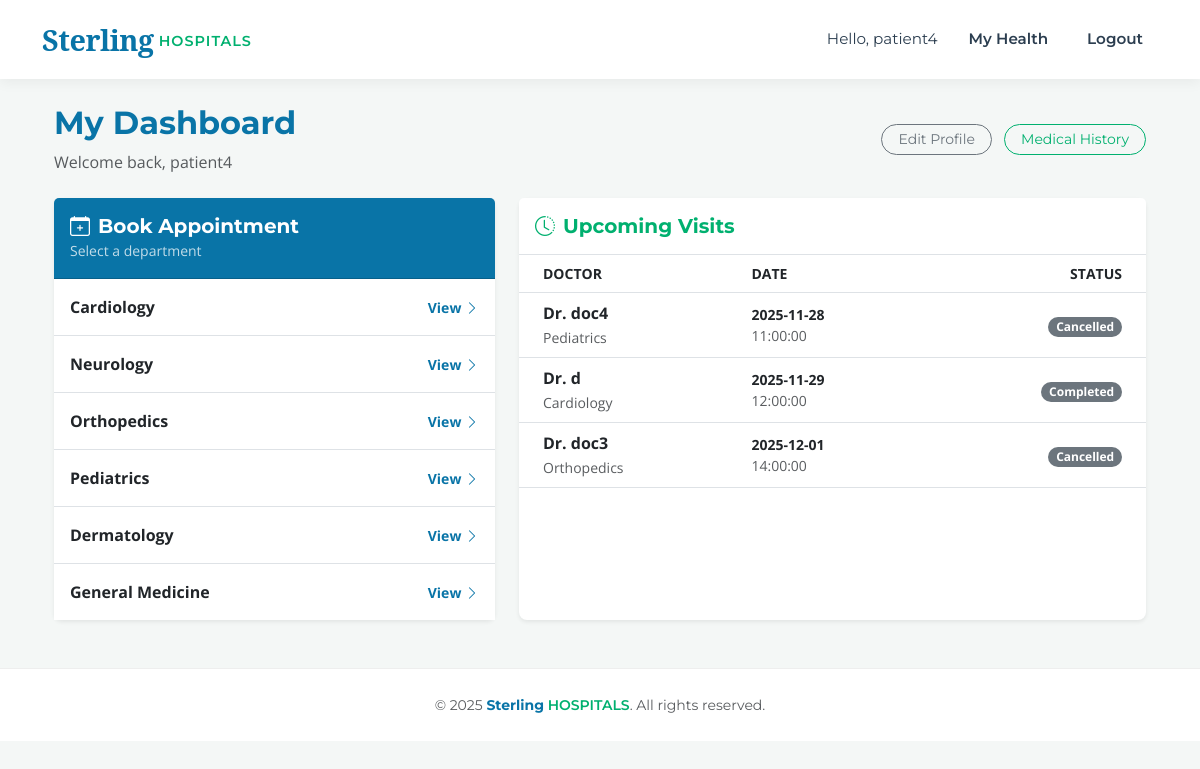
The page /patient_dashboard (signed in) on the database its author committed.
### models.py (models this page shows)
class User(db.Model, UserMixin):
    __tablename__ = 'users'
    id = db.Column(db.Integer, primary_key=True)
    username = db.Column(db.String(100), unique=True, nullable=False)
    email = db.Column(db.String(120), unique=True, nullable=False)
    password = db.Column(db.String(200), nullable=False)
    role = db.Column(db.String(20), nullable=False)  # admin, doctor, patient
    phone_number = db.Column(db.String(15), nullable=True)
    is_active_user = db.Column(db.Boolean, default=True)
    department_id = db.Column(db.Integer, db.ForeignKey('departments.id'), nullable=True)
    doctor_appointments = db.relationship('Appointment', foreign_keys='Appointment.doctor_id', backref='doctor_ref', lazy=True)
    patient_appointments = db.relationship('Appointment', foreign_keys='Appointment.patient_id', backref='patient_ref', lazy=True)

class Department(db.Model):
    __tablename__ = 'departments'
    id = db.Column(db.Integer, primary_key=True)
    name = db.Column(db.String(100), unique=True, nullable=False)
    description = db.Column(db.Text, nullable=True)
    doctors = db.relationship('User', backref='department', lazy=True)

class Appointment(db.Model):
    __tablename__ = 'appointments'
    id = db.Column(db.Integer, primary_key=True)
    patient_id = db.Column(db.Integer, db.ForeignKey('users.id'), nullable=False)
    doctor_id = db.Column(db.Integer, db.ForeignKey('users.id'), nullable=False)
    appointment_date = db.Column(db.Date, nullable=False)
    appointment_time = db.Column(db.Time, nullable=False)
    status = db.Column(db.String(20), default='Pending')
    treatment = db.relationship('Treatment', backref='appointment', uselist=False, lazy=True)
    created_at = db.Column(db.DateTime, default=datetime.utcnow)

### app.py (the view)
@app.route('/patient_dashboard')
@login_required
def patient_dashboard():
    if current_user.role != 'patient': return redirect(url_for('index'))
    my_appts = Appointment.query.filter_by(patient_id=current_user.id).all()
    return render_template('patient_dashboard.html', departments=Department.query.all(), appointments=my_appts)

### app.py (called while the page is built)
@login_manager.user_loader
def load_user(user_id):
    return db.session.get(User, int(user_id))

### templates/patient_dashboard.html
{% extends "base.html" %}
{% block content %}
<div class="container mt-4">
    <div class="d-flex justify-content-between align-items-center mb-4">
        <div>
            <h2 class="text-primary fw-bold">My Dashboard</h2>
            <p class="text-muted mb-0">Welcome back, {{ current_user.username }}</p>
        </div>
        <div>
            <a href="{{ url_for('edit_user', user_id=current_user.id) }}" class="btn btn-outline-secondary btn-sm rounded-pill px-3">
                Edit Profile
            </a>
            <a href="{{ url_for('patient_history', patient_id=current_user.id) }}" class="btn btn-outline-success btn-sm rounded-pill px-3 ms-2">
                Medical History
            </a>
        </div>
    </div>
    <div class="row g-4">
        <div class="col-md-5">
            <div class="card h-100 shadow-sm border-0">
                <div class="card-header bg-primary text-white py-3">
                    <h5 class="fw-bold mb-0"><i class="bi bi-calendar-plus me-2"></i>Book Appointment</h5>
                    <small class="opacity-75">Select a department</small>
                </div>
                <div class="card-body p-0">
                    <div class="list-group list-group-flush">
                        {% for dept in departments %}
                        <a href="{{ url_for('department_details', department_id=dept.id) }}" class="list-group-item list-group-item-action p-3 d-flex justify-content-between align-items-center">
                            <span class="fw-bold text-dark">{{ dept.name }}</span>
                            <span class="text-primary small fw-bold">View <i class="bi bi-chevron-right"></i></span>
                        </a>
                        {% else %}
                        <div class="p-4 text-center text-muted">
                            No departments available.
                        </div>
                        {% endfor %}
                    </div>
                </div>
            </div>
        </div>
        <div class="col-md-7">
            <div class="card h-100 shadow-sm border-0">
                <div class="card-header bg-white py-3 border-bottom">
                    <h5 class="fw-bold text-success mb-0"><i class="bi bi-clock-history me-2"></i>Upcoming Visits</h5>
                </div>
                <div class="card-body p-0">
                    <div class="table-responsive">
                        <table class="table table-hover align-middle mb-0">
                            <thead class="bg-light text-muted small text-uppercase">
                                <tr>
                                    <th class="ps-4">Doctor</th>
                                    <th>Date</th>
                                    <th class="text-end pe-4">Status</th>
                                </tr>
                            </thead>
                            <tbody>
                                {% for appt in appointments %}
                                <tr>
                                    <td class="ps-4">
                                        <div class="fw-bold text-dark">Dr. {{ appt.doctor_ref.username }}</div>
                                        <small class="text-muted">{{ appt.doctor_ref.department.name }}</small>
                                    </td>
                                    <td>
                                        <div class="small fw-bold">{{ appt.appointment_date }}</div>
                                        <div class="small text-muted">{{ appt.appointment_time }}</div>
                                    </td>
                                    <td class="text-end pe-4">
                                        {% if appt.status == 'Scheduled' %}
                                            <a href="{{ url_for('reschedule_appointment', appointment_id=appt.id) }}"
                                               class="btn btn-sm btn-outline-primary rounded-pill px-3 me-2">
                                                Reschedule
                                            </a>
                                            <a href="{{ url_for('cancel_appointment', appointment_id=appt.id) }}"
                                               class="btn btn-sm btn-outline-danger rounded-pill px-3"
                                               onclick="return confirm('Are you sure you want to cancel this appointment?')">
                                                Cancel
                                            </a>
                                        {% else %}
                                            <span class="badge bg-secondary rounded-pill">{{ appt.status }}</span>
                                        {% endif %}
                                    </td>
                                </tr>
                                {% else %}
                                <tr>
                                    <td colspan="3" class="text-center py-5 text-muted">
                                        No upcoming appointments.
                                    </td>
                                </tr>
                                {% endfor %}
                            </tbody>
                        </table>
                    </div>
                </div>
            </div>
        </div>
    </div>
</div>
{% endblock %}

### templates/base.html (shortened to what this page needs)
<!DOCTYPE html>
<html lang="en">
<head>
    <link href="https://cdn.jsdelivr.net/npm/bootstrap@5.3.0/dist/css/bootstrap.min.css" rel="stylesheet">
    <link rel="stylesheet" href="https://cdn.jsdelivr.net/npm/bootstrap-icons@1.11.1/font/bootstrap-icons.css">
    <link rel="stylesheet" href="{{ url_for('static', filename='css/style.css') }}">
</head>
<body>
    <nav class="navbar navbar-expand-lg navbar-light fixed-top">
        <div class="container">
            <a class="navbar-brand" href="{{ url_for('index') }}">
                <span class="brand-sterling">Sterling</span>
                <span class="brand-hospitals">HOSPITALS</span>
            </a>
            <div class="collapse navbar-collapse" id="navbarNav">
                <ul class="navbar-nav ms-auto align-items-center">
                    {% if current_user.is_authenticated %}
                        <li class="nav-item">
                            <span class="nav-link text-muted" style="font-weight: 400;">Hello, {{ current_user.username }}</span>
                        </li>
                        <li class="nav-item">
                            {% if current_user.role == 'admin' %}
                                <a class="nav-link" href="{{ url_for('admin_dashboard') }}">Admin Dashboard</a>
                            {% elif current_user.role == 'doctor' %}
                                <a class="nav-link" href="{{ url_for('doctor_dashboard') }}">Doctor Panel</a>
                            {% else %}
                                <a class="nav-link" href="{{ url_for('patient_dashboard') }}">My Health</a>
                            {% endif %}
                        </li>
                        <li class="nav-item">
                            <a class="nav-link btn btn-danger text-white btn-sm ms-3" style="border-radius: 4px; padding: 6px 15px;" href="{{ url_for('logout') }}">Logout</a>
                        </li>
                    {% endif %}
                </ul>
            </div>
        </div>
    </nav>
    <div style="height: 80px;"></div>
    <div class="container mt-4 mb-5">
        {% block content %}{% endblock %}
    </div>
    <footer class="text-center text-muted py-4 mt-auto">
        <div class="container">
            <small>&copy; 2025 <span style="color: var(--brand-blue); font-weight:700;">Sterling</span> <span style="color: var(--brand-green); font-weight:600;">HOSPITALS</span>. All rights reserved.</small>
        </div>
    </footer>
</body>
</html>

### static/css/style.css (style rules this page uses)
:root { --brand-blue: #0974A7; --brand-dark-blue: #015890; --brand-green: #00B06F; --brand-dark-green:#008f5a; --brand-dark: #2c3e50; --brand-warning: #FAD10A; --brand-bg-soft: #f4f7f6; --font-primary: "Montserrat", sans-serif; --font-serif: "Noto Serif", serif; --font-text: "Open Sans", sans-serif; }
body { font-family: var(--font-text); background-color: var(--brand-bg-soft); color: #333; }
h1, h2, h3, h4, h5, h6, .btn, .navbar-brand, .nav-link, footer { font-family: var(--font-primary); }
.navbar { background-color: white !important; box-shadow: 0 4px 12px rgba(0,0,0,0.05); padding: 0.8rem 0; }
.navbar-brand { display: flex; align-items: center; text-decoration: none; }
.brand-sterling { font-family: var(--font-serif); color: var(--brand-blue); font-weight: 700; font-size: 1.8rem; letter-spacing: -0.5px; }
.brand-hospitals { font-family: var(--font-primary); color: var(--brand-green); font-weight: 600; font-size: 0.9rem; text-transform: uppercase; letter-spacing: 1px; margin-left: 5px; padding-top: 5px; }
.nav-link { color: var(--brand-dark) !important; font-weight: 600; font-size: 0.95rem; margin-left: 15px; transition: color 0.3s ease; }
.text-primary { color: var(--brand-blue) !important; }
.bg-primary { background-color: var(--brand-blue) !important; color: white !important; }
.text-success { color: var(--brand-green) !important; }
.btn-outline-success { color: var(--brand-green); border-color: var(--brand-green); }
.card { border: none; border-radius: 8px; box-shadow: 0 4px 6px rgba(0,0,0,0.05); }
footer { background-color: white; border-top: 1px solid #eee; }

### rows shown on the page
User: username "patient4"
Department: name "Cardiology"
Department: name "Neurology"
Department: name "Orthopedics"
Department: name "Pediatrics"
Department: name "Dermatology"
Department: name "General Medicine"
Appointment: doctor_ref.username "doc4", doctor_ref.department.name "Pediatrics", appointment_date "2025-11-28", appointment_time "11:00:00", status "Cancelled"
Appointment: doctor_ref.username "d", doctor_ref.department.name "Cardiology", appointment_date "2025-11-29", appointment_time "12:00:00", status "Completed"
Appointment: doctor_ref.username "doc3", doctor_ref.department.name "Orthopedics", appointment_date "2025-12-01", appointment_time "14:00:00", status "Cancelled"
